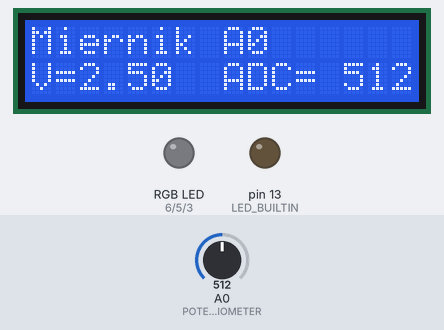
The sketch below on a simulated Arduino Uno, built with avr-gcc and run on an emulated ATmega328P. Parts: 16×2 character LCD, an RGB LED mixed from three pins (HIGH = lit), output pins drawn as LEDs (lit = HIGH). The inputs (shaded band) are chosen by the test bench; at power-on: A0 (POTENTIOMETER) = 512. What the sketch prints to the serial monitor is not drawn.

Above: at 1.2 s.
1.3 s: A0 (POTENTIOMETER) set to 716
At 1.8 s:
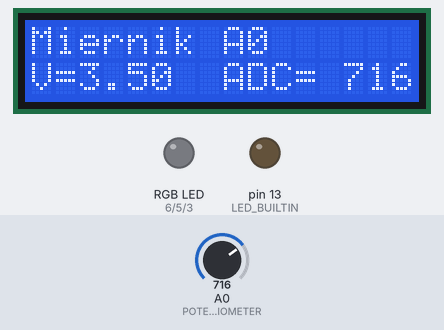
2.8 s: A0 (POTENTIOMETER) set to 900
At 4.0 s:
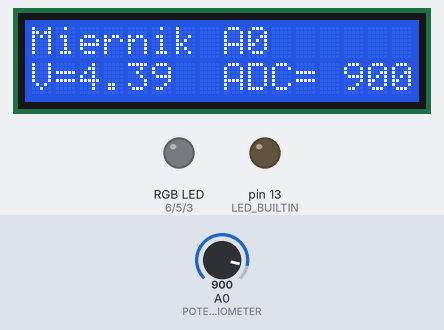
4.3 s: A0 (POTENTIOMETER) set to 1010
At 5.2 s:
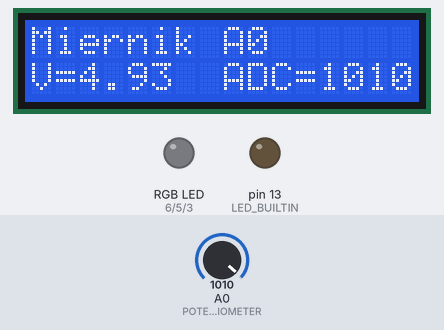
Timing chart, 0 to 7.3 s (numbered marks = the images above; inputs shaded):
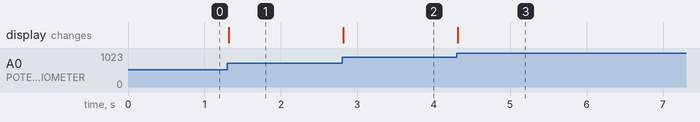

The sketch:

lab4_2.ino
```cpp
#include <Wire.h>
#include <LiquidCrystal_I2C.h>
#include <OneWire.h>
#include <DallasTemperature.h>

LiquidCrystal_I2C lcd(0x27,16,2);

OneWire oneWire(A1);
DallasTemperature sensors(&oneWire);

#define LED_RED 6
#define LED_GREEN 5
#define LED_BLUE 3

#define RED_BUTTON 2
#define GREEN_BUTTON 4

#define ENCODER1 A2
#define ENCODER2 A3

#define POTENTIOMETER A0

void initLCD() {
  lcd.init();
  lcd.clear();
  lcd.backlight();
}

void initRGB() {
  pinMode(LED_RED, OUTPUT);
  pinMode(LED_GREEN, OUTPUT);
  pinMode(LED_BLUE, OUTPUT);
}

void testPotencjometer()
{
  lcd.print("Potenciometer: ");
  lcd.setCursor(0, 1);
  lcd.print("Turn full range");

  int refval = analogRead(POTENTIOMETER);
  int val = refval;
  while (refval - 10 < val & val < refval + 10)
  {
    val = analogRead(POTENTIOMETER);
  }

  int min = val;
  int max = val;

  lcd.clear();
  lcd.print("Potentiometer");
  while (min > 100 || max < 1023 - 100)
  {
    val = analogRead(POTENTIOMETER); // read the input pin
    //Serial.println(val);
    lcd.setCursor(5, 1);
    lcd.print("ADC =     ");
    lcd.setCursor(11, 1);
    lcd.print(val);

    if (val < min)
    {
      min = val;
    }

    if (val > max)
    {
      max = val;
    }

    delay(20);
  }
  digitalWrite(LED_BLUE, HIGH);
  delay(1000);
  digitalWrite(LED_BLUE, LOW);
  lcd.clear();
}

void setup() {
  pinMode(LED_BUILTIN, OUTPUT);
  Serial.begin(9600);

  initLCD();
  initRGB();

  initPotentiometer();
}

int lastValue;

void initPotentiometer() {
  lcd.clear();
  lcd.print("Miernik A0");
  lcd.setCursor(0, 1);
  lcd.print("V=");
  lastValue = -1;
  displayPotentiometer();
}

void displayPotentiometer() {
  lcd.setCursor(2, 1);
  int value = analogRead(POTENTIOMETER);
  double voltage = 5.0 / 1024.0 * value;
  lcd.print(voltage);
  lcd.print("  ADC=");

  if (value < 1000) {
    lcd.print(" ");
    if (value < 100) {
      lcd.print(" ");
    }
    if (value < 10) {
      lcd.print(" ");
    }
  }
  Serial.print(voltage);
  Serial.print(",");
  Serial.println(value);
  lastValue = value;
  lcd.print(analogRead(POTENTIOMETER));
}

void loop() {
  if (lastValue == -1 || abs(lastValue - analogRead(POTENTIOMETER)) > 2) {
    displayPotentiometer();
  }
}
```

Measured:
- after the input at 1.3 s, the display: changes at once (image 1)
- after the input at 2.8 s, the display: changes at once (image 2)
- after the input at 4.3 s, the display: changes at once (image 3)
